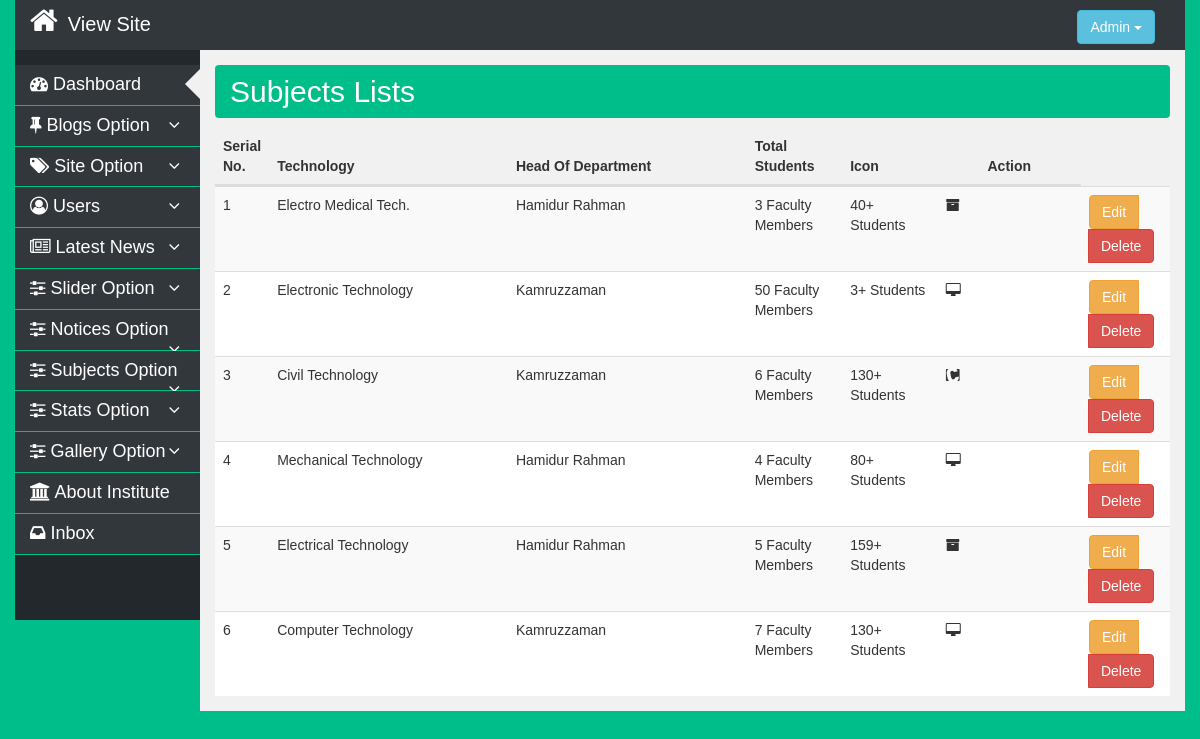
/dashboard/view_subjects.php (signed in), run on the app's committed database.
### tables this page shows
CREATE TABLE `subjects_table` (
  `id` int(11) NOT NULL,
  `technology` varchar(100) NOT NULL,
  `headOf_department` varchar(100) NOT NULL,
  `faculty_members` varchar(100) NOT NULL,
  `total_students` varchar(100) NOT NULL,
  `icon` varchar(100) NOT NULL
);

### libs/Database.php (called while the page is built, shortened)
<?php
class Database{
    public $host   = DB_HOST;
    public $user   = DB_USER;
    public $pass   = DB_PASS;
    public $dbname = DB_NAME;
    public $link;
    public function dbConnect(){
        $this->link = new mysqli($this->host, $this->user, $this->pass, $this->dbname);
    }
    public function readData($query){
        $result = $this->link->query($query) or die($this->link->error.__LINE__);
        if($result->num_rows > 0){
            return $result;
        }
        else {
            return false;
        }
    }
}
?>

### libs/Subjects.php (called while the page is built, shortened)
<?php
 class Subjects{
 	private $db;
 	public function __construct(){
 		$this->db = new Database();
 	}
 	public function getTechnology(){
        $query = "SELECT * FROM subjects_table ORDER BY id DESC LIMIT 6";
        $result = $this->db->readData($query);
        return $result;
    }
 }
 ?>

### dashboard/view_subjects.php (the view, shortened to what this page needs)
<?php require_once 'includes/header.php'; ?>
    <section class="main-section">
        <div class="container-fluid">
            <div class="row">
                <div class="col-md-3 col-lg-2 col-sm-4 col-xs-12 padding-right15">
                    <?php require_once 'includes/sidebar.php'; ?>
                </div>
                <div class="col-md-9 col-lg-10 col-sm-8 col-xs-12 padding-left15">
                    <div class="main-content">
                        <div class="display-flax-content">
                            <div class="section-title">
                                <h2>Subjects Lists</h2>
                            </div>
                            <div class="content">
                                <div class="catlist">
                                    <table class="table table-striped" id="dataTable">
                                        <thead>
                                            <tr>
                                                <th width="5%">Serial No.</th>
                                                <th width="25%">Technology</th>
                                                <th width="25%">Head Of Department</th>
                                                <th width="10%">Total Students</th>
                                                <th width="10%">Icon</th>
                                                <th width="15%" class="text-center">Action</th>
                                            </tr>
                                        </thead>
                                        <tbody>
                                            <?php
                                                $getSubject = $subjects->getTechnology();
                                                if ($getSubject) {
                                                    $i= 0;
                                                    while ($value = $getSubject->fetch_assoc()) {
                                                        $i++;
                                            ?>
                                            <tr>
                                                <td><?php echo $i; ?></td>
                                                <td><?php echo $value['technology']; ?></td>
                                                <td><?php echo $value['headOf_department']; ?></td>
                                                <td><?php echo $value['faculty_members']; ?> Faculty Members</td>
                                                <td><?php echo $value['total_students']; ?>+ Students</td>
                                                <td><i class="fa fa-<?php echo $value['icon']; ?>"></i></td>
                                                <td>
                                                    <div class="btn-group" role="group" aria-label="Action button">
                                                        <a href="add_subjects.php?edit_subjects=<?php echo $value['id'] ?>" class="btn btn-warning">Edit</a>
                                                        <a href="" class="btn btn-danger">Delete</a></td>
                                                    </div>
                                        <?php } } ?>
                                </div>
    </section>
<?php require_once 'includes/footer.php'; ?>

### dashboard/css/datatables/datatables.css (style rules this page uses)
table.dataTable { width: 100%; margin: 0 auto; clear: both; border-collapse: separate; border-spacing: 0; }
table.dataTable thead th, table.dataTable tfoot th { font-weight: bold; }
table.dataTable thead th, table.dataTable thead td { padding: 10px 18px; border-bottom: 1px solid #111; }
table.dataTable tbody tr { background-color: #ffffff; }
table.dataTable tbody th, table.dataTable tbody td { padding: 8px 10px; }
table.dataTable, table.dataTable th, table.dataTable td { box-sizing: content-box; }

### dashboard/css/main.css (style rules this page uses)
html { color: #222; font-size: 1em; line-height: 1.4; }

### dashboard/css/style.css (style rules this page uses)
* { margin: 0; padding: 0; }
body { font-family: sans-serif; font-size: 14px; line-height: 25px; background: #00be89; overflow-x:hidden; }
.section-title { padding: 10px 15px; background: #00be89; border-radius: 4px; }
.section-title h2 { margin: 0px; color: #fff; }
.main-content { background: #F1F1F1; padding: 15px; min-height: 570px; }
.padding-left15 { padding-left: 0px; }
.padding-right15 { padding-right: 0px; }
.addpost, .catlist, .postlist-block, .userlist-block, .inbox { margin-top: 10px; }

### data on the page
subjects_table: technology "Electro Medical Tech.", headOf_department "Hamidur Rahman", faculty_members "3", total_students "40"
subjects_table: technology "Electronic Technology", headOf_department "Kamruzzaman", faculty_members "50", total_students "3"
subjects_table: technology "Civil Technology", headOf_department "Kamruzzaman", faculty_members "6", total_students "130"
subjects_table: technology "Mechanical Technology", headOf_department "Hamidur Rahman", faculty_members "4", total_students "80"
subjects_table: technology "Electrical Technology", headOf_department "Hamidur Rahman", faculty_members "5", total_students "159"
subjects_table: technology "Computer Technology", headOf_department "Kamruzzaman", faculty_members "7", total_students "130"
